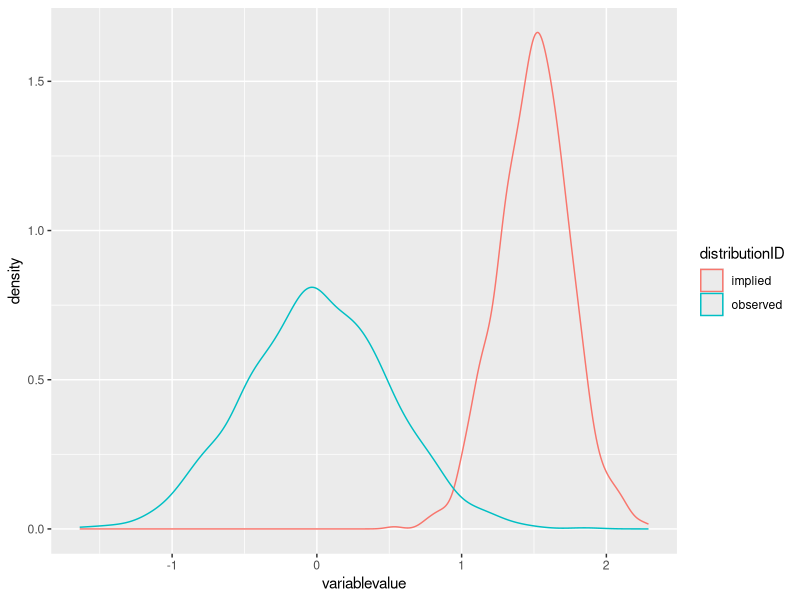
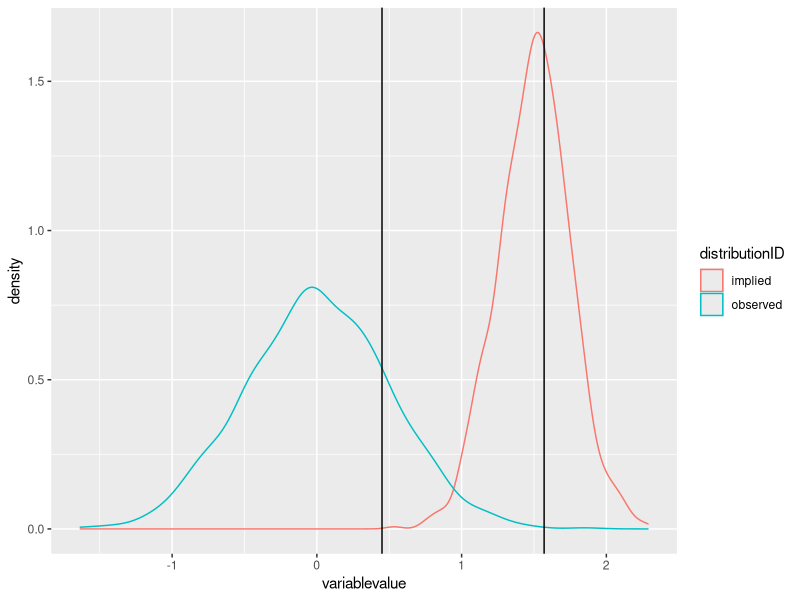
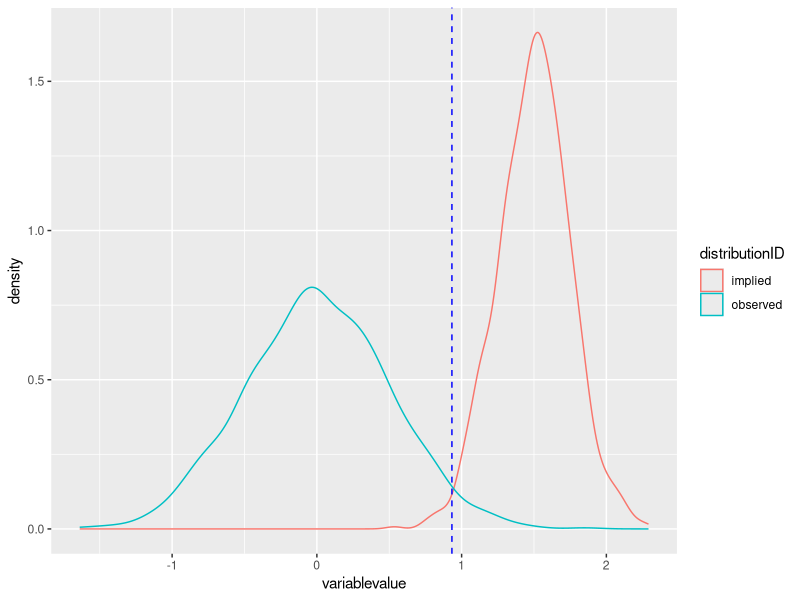
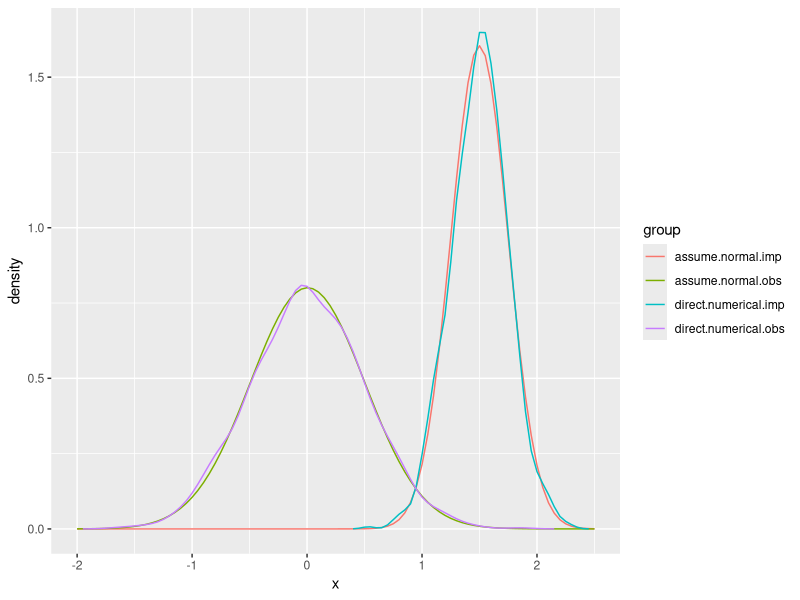

R code for these plots, in order:
## ---- chunk 1
knitr::opts_chunk$set(echo = TRUE)

library(dplyr)
library(tidyr)
library(ggplot2)
library(tibble)
## ---- chunk 2
mu.obs <- 0
sig.obs <- 0.5

mu.imp <- 1.5
sig.imp <- 0.25
## ---- chunk 3
# number samples each
nsample <- 1000

# set seed for reproducibility
set.seed(11)

# draw samples 
sample.obs <- rnorm(n = nsample, mean = mu.obs, sd = sig.obs)
sample.imp <- rnorm(n = nsample, mean = mu.imp, sd = sig.imp)
## ---- chunk 4
tibble(observed = sample.obs) %>%
  mutate(id = as.numeric(row.names(.))) ->
  observed

tibble(implied = sample.imp) %>%
  mutate(id = as.numeric(row.names(.))) ->
  implied

# Join the tables for convenient plotting
observed %>%
  left_join(implied, by = 'id') %>%
  gather(distributionID, variablevalue, -id) ->
  plotdata

head(plotdata)
## ---- chunk 5
p <- ggplot(plotdata, aes(x = variablevalue, color = distributionID)) + 
  geom_density()

p
## ---- chunk 6
p + geom_vline(xintercept = 0.45) + geom_vline(xintercept = 1.57)
## ---- chunk 7
p + geom_vline(xintercept = 0.933, linetype = 2, color = 'blue') # + geom_vline(xintercept = 1.57, color = 'blue')
## ---- chunk 8
shapiro.test(sample.obs)
## ---- chunk 9
shapiro.test(sample.imp)
## ---- chunk 10
mu.sample.obs <- mean(sample.obs)
sig.sample.obs <- sd(sample.obs)

print(mu.sample.obs)
print(sig.sample.obs)

assume.normal.obs.fn <- function(x) {
  dnorm(x, mu.sample.obs, sig.sample.obs)
}

mu.sample.imp <- mean(sample.imp)
sig.sample.imp <- sd(sample.imp)

print(mu.sample.imp)
print(sig.sample.imp)

assume.normal.imp.fn <- function(x) {
  dnorm(x, mu.sample.imp, sig.sample.imp)
}
## ---- chunk 11
# get the x and y values for the density function from 
# the sample of observed data
dens.obs <- density(sample.obs, n = nsample)
dens.obs

# use the density x and y values to create
# a density step-function than can be used
# for evaluations and determining whether
# a variablevalue lies in the intersection
# of the implied and observed distributions
direct.numerical.obs.fn <- approxfun(x = dens.obs$x, y = dens.obs$y)

# repeat for the implied density
direct.numerical.imp.fn <- approxfun(x = density(sample.imp, n=nsample)$x, y =  density(sample.imp, n=nsample)$y)
## ---- chunk 12
# get the ggplot data and reshape to get to the 
# variablevalue and corresponding density value
head(ggplot_build(p)$data[[1]] )
## ---- chunk 13
tibble(x = seq( -2, 2.5, by = 0.05)) %>%
  mutate(assume.normal.obs = assume.normal.obs.fn(x),
         direct.numerical.obs = direct.numerical.obs.fn(x),
         assume.normal.imp = assume.normal.imp.fn(x),
         direct.numerical.imp = direct.numerical.imp.fn(x)) %>%
  gather(group, density, -x) ->
  dist.compare

ggplot(dist.compare, aes(x = x, y = density, color = group)) + geom_line()
## ---- chunk 14
observed.dist <- assume.normal.obs.fn

implied.dist <- assume.normal.imp.fn
## ---- chunk 15
threshold.value <- uniroot(function(x) observed.dist(x) - implied.dist(x), interval = c(0.5, 1.5))$root
print(paste('The threshold lies at variablevalue =', threshold.value))
## ---- chunk 16
# integration stepsize for points along the x-axis
dx <- 0.01 

# for vectors of x-axis points `x` and corresponding function
# evaluation points `y`, the area under the curve according to 
# the trapezoidal rule is:
traprule <- function(x, y){
  sum(diff(x) * (head(y,-1)+tail(y,-1)))/2
}
## ---- chunk 17
# define the x-axis (variablevalue) points for integration
obs.xaxis.range <- seq(threshold.value, 4*max(sample.obs), by = dx )

# the corresponding y-axis values
obs.yaxis.range <- observed.dist(obs.xaxis.range)

# and get the area under the curve
obs.areaundercurve <- traprule(x = obs.xaxis.range, y = obs.yaxis.range)
## ---- chunk 18
# define the x-axis (variablevalue) points for integration
imp.xaxis.range <- seq(min(sample.imp) - sign(min(sample.imp)) * 4 * min(sample.imp),
                       threshold.value, by = dx )

# the corresponding y-axis values
imp.yaxis.range <- implied.dist(imp.xaxis.range)

# and get the area under the curve
imp.areaundercurve <- traprule(x = imp.xaxis.range, y = imp.yaxis.range)
## ---- chunk 19
# quantile in the observed distribution.
# a call to ecdf just saves us the time of
# directly calculating the area under the 
# numerically extracted pdf we already
# estimated, ie direct.numerical.obs.fn().
ecdf(sample.obs)(threshold.value)


# and the implied
ecdf(sample.imp)(threshold.value)
